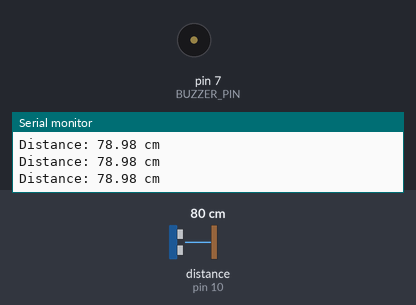
The sketch below on a simulated Arduino Uno, built with avr-gcc and run on an emulated ATmega328P. Shown: buzzer (waves = sounding), the last lines printed to the serial monitor. Wiring (inferred from the names in the program): ultrasonic range finder: trigger pin 9; echo pin 10. The test bench sets the inputs (shaded band); at power-on: distance to the obstacle (sensor on pin 10) 80 cm. The echo pulse lasts 58.3 µs per cm.

Above: at 1.2 s.
1.3 s: distance to the obstacle (sensor on pin 10) set to 17 cm
2.8 s: distance to the obstacle (sensor on pin 10) set to 14 cm
At 3.1 s:
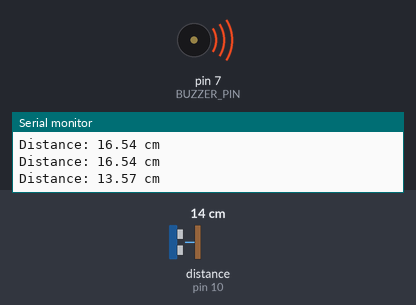
5.8 s: distance to the obstacle (sensor on pin 10) set to 18 cm
At 6.01 s:
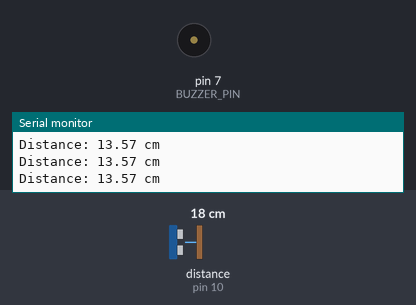
Timing chart, 0 to 8.8 s (numbered marks = the images above; inputs shaded):
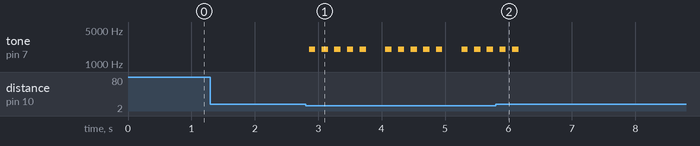

The sketch:

water.ino
```cpp
#define TRIG_PIN 9
#define ECHO_PIN 10
#define BUZZER_PIN 7

void setup() {
    pinMode(TRIG_PIN, OUTPUT);
    pinMode(ECHO_PIN, INPUT);
    pinMode(BUZZER_PIN, OUTPUT);
    Serial.begin(9600);
}

void loop() {
    digitalWrite(TRIG_PIN, LOW);
    delayMicroseconds(2);
    digitalWrite(TRIG_PIN, HIGH);
    delayMicroseconds(10);
    digitalWrite(TRIG_PIN, LOW);

    long duration = pulseIn(ECHO_PIN, HIGH);
    float distance = (duration * 0.034) / 2;

    Serial.print("Distance: ");
    Serial.print(distance);
    Serial.println(" cm");

    if (distance > 0 && distance <= 15) {
        for (int i = 0; i < 5; i++) {  //beeps in multipls of 5
            tone(BUZZER_PIN, 2000); //2khz sounds like 'peee peee' and 500 more like 'poo poo'
            delay(100);
            noTone(BUZZER_PIN);
            delay(100);
        }
    } else {
        noTone(BUZZER_PIN);
    }

    delay(200);
}
```

Measured:
- the behaviour switches between 16 and 15 cm on distance to the obstacle (sensor on pin 10) (found by bisection; images 0 and 1)
- after the input at 2.8 s, tone on pin 7 (BUZZER_PIN): silent → 2000 Hz after 0.06 s, then repeats every 1.2 s: 4 × (silent 0.10 s, 2000 Hz 0.10 s), silent 0.30 s, 2000 Hz 0.10 s
- after the input at 5.8 s, tone on pin 7 (BUZZER_PIN): goes on until 6.2 s, then stays silent
